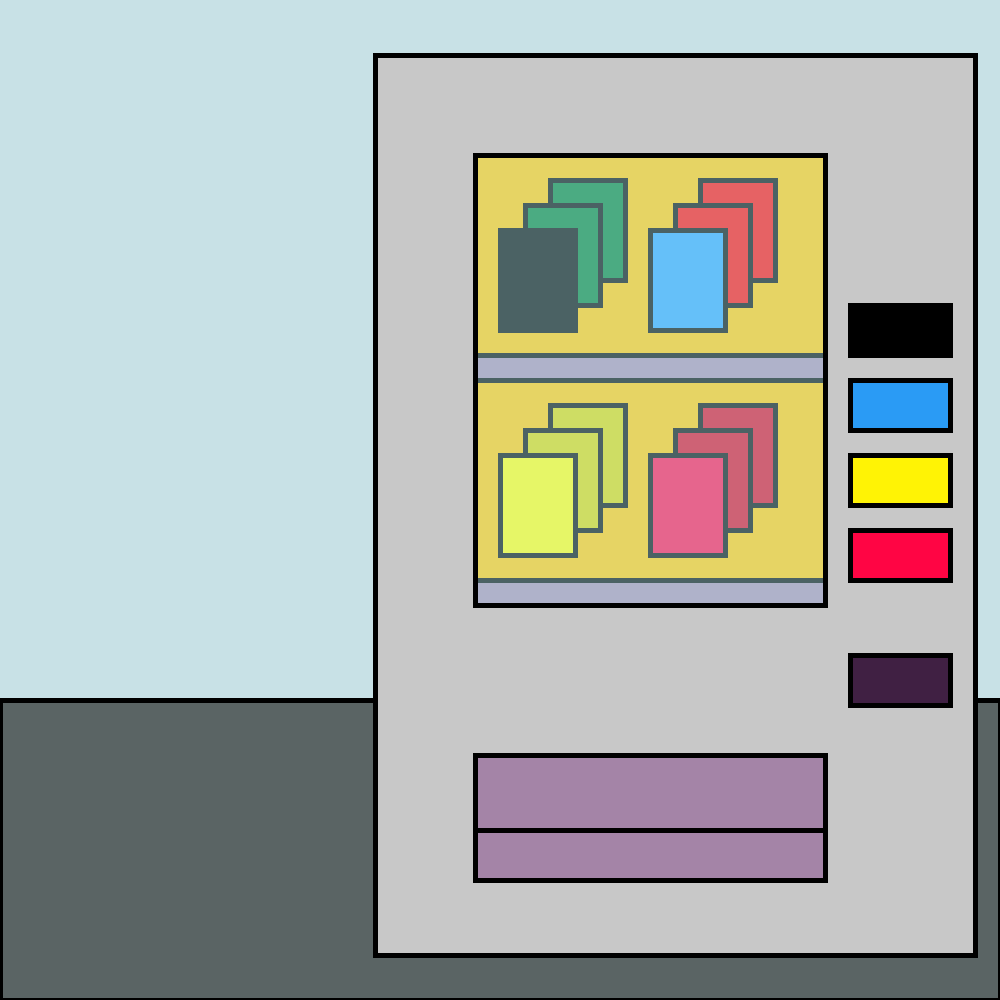
Frame 1 (no input)
Frame 60 (the mouse pressed at the canvas centre just before this capture): identical to frame 1, image omitted
Frame 120 (the mouse held since frame 60 and released just before this capture): identical to frame 1, image omitted

The Processing sketch that drew this single still picture (run headless with seeded random() and noise(); from frame 60 on, the mouse is pressed at the canvas centre):

// Processing sketch: vending_machine_solution
// ── vending_machine_solution.pde
//These are some constants we're using. The convention is to
//name them in capital letters so you know they're constant
//and their values won't change (be assigned new values)
color GREEN = color(0, 0, 0);
color DARK_GREEN = color(0, 120, 50);
color BLUE = color(42, 155, 245);
color DARK_BLUE = color(255, 0, 0);
color YELLOW = color(255, 243, 5);
color DARK_YELLOW = color(215, 203, 0);
color RED = color(255, 5, 68);
color DARK_RED = color(215, 0, 28);
color INSIDE = color(255, 188, 0); //orange
color SHELF = color(164, 132, 167); //purple-grey
color OUTSIDE = color(200); //grey
float CAN_SPAWN_X = 250; //x value of spawn point for cans
float CAN_SPAWN_Y = 750; //and y value

//declare some buttons
Button greenButton;
Button blueButton;
Button yellowButton;
Button redButton;
Button refillButton;

//declare some cans
Can greenCan1 = null;
Can greenCan2 = null;
Can greenCan3 = null;
Can blueCan1 = null;
Can blueCan2 = null;
Can blueCan3 = null;
Can yellowCan1 = null;
Can yellowCan2 = null;
Can yellowCan3 = null;
Can redCan1 = null;
Can redCan2 = null;
Can redCan3 = null;

//declare some timer variables
float timerMinValue = 50; //min and max length timer will run for
float timerMaxValue = 100;
float timerValue = 0; //increments when timer is running
float timerTarget = random(timerMinValue, timerMaxValue); //timer stops when it reaches this value
boolean timeIsUp = false; //timer is finished

//declare a position offset for the entire vending machine for shaking it
float xPosition = 375;
float yPosition = 55;
float xOffset = 0;
float yOffset = 0;

void setup() {
  //set the canvas and stroke weight
  size(1000, 1000);
  strokeWeight(5);

  //instantiate some button objects so we can use them
  greenButton = new Button(xPosition + 475, yPosition + 250, 100, 50, GREEN);
  blueButton = new Button(xPosition + xOffset + 475, yPosition + yOffset + 325, 100, 50, BLUE);
  yellowButton = new Button(xPosition + xOffset + 475, yPosition + yOffset + 400, 100, 50, YELLOW);
  redButton = new Button(xPosition + xOffset + 475, yPosition + yOffset + 475, 100, 50,  RED);
  refillButton = new Button(xPosition + xOffset + 475, yPosition + yOffset + 600, 100, 50, SHELF);

  //we're not going to instantiate the can objects till they're vended
}


void draw() {
  //draw the background
  background(200, 225, 230); //the sky
  fill(90, 100, 100); //grey-green
  rect(0, 700, 1000, 300);
  
  //draw the back of the vending machine
  fill(OUTSIDE); //grey
  rect(xPosition + xOffset + 0, yPosition + yOffset + 0, 600, 900); //the cabinet
  fill(SHELF);
  rect(xPosition + xOffset + 100, yPosition + yOffset + 700, 350, 75); //the can chute
  rect(xPosition + xOffset + 100, yPosition + yOffset + 775, 350, 50);
  fill(INSIDE); //orange
  rect(xPosition + xOffset + 100, yPosition + yOffset + 100, 350, 450); //the back of the cabinet
  fill(SHELF);
  rect(xPosition + xOffset + 100, yPosition + yOffset + 300, 350, 25); //shelves
  rect(xPosition + xOffset + 100, yPosition + yOffset + 525, 350, 25);

  //draw stock in the vending machine
  //we're not using else ifs because we want all true statements
  //to execute, not just the first true statement

  //draw the green cans
  if (greenCan1 == null && greenCan2 == null && greenCan3 == null) {
    //draw the third can on the shelf
    fill(DARK_GREEN); //make this darker
    rect(xPosition + xOffset + 175, yPosition + yOffset + 125, 75, 100);
  }
  if (greenCan2 == null && greenCan3 == null) {
    //draw the second can on the shelf
    fill(DARK_GREEN); //make this darker
    rect(xPosition + xOffset + 150, yPosition + yOffset + 150, 75, 100);
  }
  if (greenCan3 == null) {
    //draw the first can on the shelf
    fill(GREEN);
    rect(xPosition + xOffset + 125, yPosition + yOffset + 175, 75, 100);
  }

  //draw the blue cans
  if (blueCan1 == null && blueCan2 == null && blueCan3 == null) {
    //draw the third can on the shelf
    fill(DARK_BLUE); //make this darker
    rect(xPosition + xOffset + 325, yPosition + yOffset + 125, 75, 100);
  }
  if (blueCan2 == null && blueCan3 == null) {
    //draw the second can on the shelf
    fill(DARK_BLUE); //make this darker
    rect(xPosition + xOffset + 300, yPosition + yOffset + 150, 75, 100);
  }
  if (blueCan3 == null) {
    //draw the first can on the shelf
    fill(BLUE);
    rect(xPosition + xOffset + 275, yPosition + yOffset + 175, 75, 100);
  }

  //draw the yellow cans
  if (yellowCan1 == null && yellowCan2 == null && yellowCan3 == null) {
    //draw the third can on the shelf
    fill(DARK_YELLOW); //make this darker
    rect(xPosition + xOffset + 175, yPosition + yOffset + 350, 75, 100);
  }
  if (yellowCan2 == null && yellowCan3 == null) {
    //draw the second can on the shelf
    fill(DARK_YELLOW); //make this darker
    rect(xPosition + xOffset + 150, yPosition + yOffset + 375, 75, 100);
  }
  if (yellowCan3 == null) {
    //draw the first can on the shelf
    fill(YELLOW);
    rect(xPosition + xOffset + 125, yPosition + yOffset + 400, 75, 100);
  }

  //draw the red cans
  if (redCan1 == null && redCan2 == null && redCan3 == null) {
    //draw the third can on the shelf
    fill(DARK_RED); //make this darker
    rect(xPosition + xOffset + 325, yPosition + yOffset + 350, 75, 100);
  }
  if (redCan2 == null && redCan3 == null) {
    //draw the second can on the shelf
    fill(DARK_RED); //make this darker
    rect(xPosition + xOffset + 300, yPosition + yOffset + 375, 75, 100);
  }
  if (redCan3 == null) {
    //draw the first can on the shelf
    fill(RED);
    rect(xPosition + xOffset + 275, yPosition + yOffset + 400, 75, 100);
  }

  //draw the front of the vending machine
  //a glass reflections effect.
  fill(190, 250, 255, 100); //transparent light blue
  rect(xPosition + xOffset + 100, yPosition + yOffset + 100, 350, 450);

  //draw the buttons, based on whether there is stock left
  //if any can is null (not yet spawned) this will evaluate to true for stock left
  greenButton.show(greenCan1 == null || greenCan2 == null || greenCan3 == null, xOffset, yOffset);
  blueButton.show(blueCan1 == null || blueCan2 == null || blueCan3 == null, xOffset, yOffset);
  yellowButton.show(yellowCan1 == null || yellowCan2 == null || yellowCan3 == null, xOffset, yOffset);
  redButton.show(redCan1 == null || redCan2 == null || redCan3 == null, xOffset, yOffset);
  //if any of the 1st cans are null (not yet spawned) this will evaluate to false
  //because we don't need to allow refilling stock till some has been vended
  refillButton.show(greenCan1 != null || blueCan1 != null || yellowCan1 != null || redCan1 != null, xOffset, yOffset);

  //update and show cans
  if (greenCan1 != null) {
    greenCan1.update();
    greenCan1.show();
  }
  if (greenCan2 != null) {
    greenCan2.update();
    greenCan2.show();
  }
  if (greenCan3 != null) {
    greenCan3.update();
    greenCan3.show();
  }

  if (blueCan1 != null) {
    blueCan1.update();
    blueCan1.show();
  }
  if (blueCan2 != null) {
    blueCan2.update();
    blueCan2.show();
  }
  if (blueCan3 != null) {
    blueCan3.update();
    blueCan3.show();
  }

  if (yellowCan1 != null) {
    yellowCan1.update();
    yellowCan1.show();
  }
  if (yellowCan2 != null) {
    yellowCan2.update();
    yellowCan2.show();
  }
  if (yellowCan3 != null) {
    yellowCan3.update();
    yellowCan3.show();
  }

  if (redCan1 != null) {
    redCan1.update();
    redCan1.show();
  }
  if (redCan2 != null) {
    redCan2.update();
    redCan2.show();
  }
  if (redCan3 != null) {
    redCan3.update();
    redCan3.show();
  }
  
  //if the timer is up, spawn some cans as if the vending machine has been shaken
  if(timeIsUp) {
    if (greenCan1 == null) {
      greenCan1 = new Can(xPosition + xOffset + CAN_SPAWN_X, yPosition + yOffset + CAN_SPAWN_Y, GREEN);
    } else if (greenCan2 == null) {
      greenCan2 = new Can(xPosition + xOffset + CAN_SPAWN_X, yPosition + yOffset + CAN_SPAWN_Y, GREEN);
    } else if (greenCan3 == null) {
      greenCan3 = new Can(xPosition + xOffset + CAN_SPAWN_X, yPosition + yOffset + CAN_SPAWN_Y, GREEN);
    }
    if (blueCan1 == null) {
      blueCan1 = new Can(xPosition + xOffset + CAN_SPAWN_X, yPosition + yOffset + CAN_SPAWN_Y, BLUE);
    } else if (blueCan2 == null) {
      blueCan2 = new Can(xPosition + xOffset + CAN_SPAWN_X, yPosition + yOffset + CAN_SPAWN_Y, BLUE);
    } else if (blueCan3 == null) {
      blueCan3 = new Can(xPosition + xOffset + CAN_SPAWN_X, yPosition + yOffset + CAN_SPAWN_Y, BLUE);
    }
    if (yellowCan1 == null) {
      yellowCan1 = new Can(xPosition + xOffset + CAN_SPAWN_X, yPosition + yOffset + CAN_SPAWN_Y, YELLOW);
    } else if (yellowCan2 == null) {
      yellowCan2 = new Can(xPosition + xOffset + CAN_SPAWN_X, yPosition + yOffset + CAN_SPAWN_Y, YELLOW);
    } else if (yellowCan3 == null) {
      yellowCan3 = new Can(xPosition + xOffset + CAN_SPAWN_X, yPosition + yOffset + CAN_SPAWN_Y, YELLOW);
    }
    if (redCan1 == null) {
      redCan1 = new Can(xPosition + xOffset + CAN_SPAWN_X, yPosition + yOffset + CAN_SPAWN_Y, RED);
    } else if (redCan2 == null) {
      redCan2 = new Can(xPosition + xOffset + CAN_SPAWN_X, yPosition + yOffset + CAN_SPAWN_Y, RED);
    } else if (redCan3 == null) {
      redCan3 = new Can(xPosition + xOffset + CAN_SPAWN_X, yPosition + yOffset + CAN_SPAWN_Y, RED);
    }
  }
  
}


//see if the mouse is over any buttons when pressed. If so, instantiate
//a new can object with the same color as the button's color
void mousePressed() {
  if (greenButton.mouseIsOver()) {
    if (greenCan1 == null) {
      greenCan1 = new Can(xPosition + xOffset + CAN_SPAWN_X, yPosition + yOffset + CAN_SPAWN_Y, GREEN);
    } else if (greenCan2 == null) {
      greenCan2 = new Can(xPosition + xOffset + CAN_SPAWN_X, yPosition + yOffset + CAN_SPAWN_Y, GREEN);
    } else if (greenCan3 == null) {
      greenCan3 = new Can(xPosition + xOffset + CAN_SPAWN_X, yPosition + yOffset + CAN_SPAWN_Y, GREEN);
    }
  }

  if (blueButton.mouseIsOver()) {
    if (blueCan1 == null) {
      blueCan1 = new Can(xPosition + xOffset + CAN_SPAWN_X, yPosition + yOffset + CAN_SPAWN_Y, BLUE);
    } else if (blueCan2 == null) {
      blueCan2 = new Can(xPosition + xOffset + CAN_SPAWN_X, yPosition + yOffset + CAN_SPAWN_Y, BLUE);
    } else if (blueCan3 == null) {
      blueCan3 = new Can(xPosition + xOffset + CAN_SPAWN_X, yPosition + yOffset + CAN_SPAWN_Y, BLUE);
    }
  }

  if (yellowButton.mouseIsOver()) {
    if (yellowCan1 == null) {
      yellowCan1 = new Can(xPosition + xOffset + CAN_SPAWN_X, yPosition + yOffset + CAN_SPAWN_Y, YELLOW);
    } else if (yellowCan2 == null) {
      yellowCan2 = new Can(xPosition + xOffset + CAN_SPAWN_X, yPosition + yOffset + CAN_SPAWN_Y, YELLOW);
    } else if (yellowCan3 == null) {
      yellowCan3 = new Can(xPosition + xOffset + CAN_SPAWN_X, yPosition + yOffset + CAN_SPAWN_Y, YELLOW);
    }
  }

  if (redButton.mouseIsOver()) {
    if (redCan1 == null) {
      redCan1 = new Can(xPosition + xOffset + CAN_SPAWN_X, yPosition + yOffset + CAN_SPAWN_Y, RED);
    } else if (redCan2 == null) {
      redCan2 = new Can(xPosition + xOffset + CAN_SPAWN_X, yPosition + yOffset + CAN_SPAWN_Y, RED);
    } else if (redCan3 == null) {
      redCan3 = new Can(xPosition + xOffset + CAN_SPAWN_X, yPosition + yOffset + CAN_SPAWN_Y, RED);
    }
  }

  //for the refil button, we'll reset the stock levels instead
  if (refillButton.mouseIsOver()) {
    //reset the stock
    greenCan1 = null;
    greenCan2 = null;
    greenCan3 = null;
    blueCan1 = null;
    blueCan2 = null;
    blueCan3 = null;
    yellowCan1 = null;
    yellowCan2 = null;
    yellowCan3 = null;
    redCan1 = null;
    redCan2 = null;
    redCan3 = null;
  }
}

void keyPressed(){
  //shake the vending machine
  xOffset = random(-2, 2);
  yOffset = random(-2, 2);
  timerValue = timerValue +1;
  if(timerValue >= timerTarget) {
    timeIsUp = true;
  }
  //println("Timer value: " + timerValue + " target: " + timerTarget + " " + timeIsUp);
}

void keyReleased(){
  //reset the timer when the key is released
  timeIsUp = false;
  timerValue = 0;
  timerTarget = random(timerMinValue, timerMaxValue);
}

// ── button.pde
//a class for making button objects
class Button {
  float xPosition;
  float yPosition;
  float w;
  float h;
  color normal;
  color mouseOver;
  color mouseDown;
  color disabled;

  //the constructor
  Button(float tempX, float tempY, float tempW, float tempH, color tempColor) {
    xPosition = tempX;
    yPosition = tempY;
    w = tempW;
    h = tempH;
    normal = tempColor;

    //this is some scary-looking code which is just getting hold of the
    //R, G, B, and A channels of our color, because the primitive type
    //color doesn't have r, g, b, a properties you can address directly
    //we're using bitshifting to grab the 4 bytes of the color
    int r = (tempColor >> 16) & 0xFF; //bitshift ">>" to get the red channel
    int g = (tempColor >> 8) & 0xFF;  //bitshift ">>" to get the green channel
    int b = tempColor & 0xFF;         //bitshift ">>" to get the blue channel
    //we're doing this so we can add white/brightness to whatvever
    //color the button has been set, for our mouseOver effect
    mouseOver = color(r + 100, g + 100, b + 100);
    mouseDown = color(r + 150, g + 150, b + 150);
    disabled = color(r - 100, g - 100, b - 100);
  }

  //a function to draw the button
  void show(boolean isEnabled, float xOffset, float yOffset) {
    //choose a color: if there's no stock left, make it dark and ignore mouseOver
    //if there's stock left, set the color based on mouse interaction
    if (!isEnabled) {
      fill(disabled);
    } else {
      //set the color based on mouse position and click
      if (mouseIsOver()) {
        if (mousePressed) {
          fill(mouseDown);
        } else {
          fill(mouseOver);
        }
      } else {
        fill(normal);
      }
    }
    rect(xPosition + xOffset, yPosition + yOffset, w, h);
  }


  //a function the check if the mouse is currently over this button
  //returns true if the mouse is over the button
  //returns false if the mouse is not over the button
  boolean mouseIsOver() {
    return (mouseX > xPosition && mouseX < xPosition + w && mouseY > yPosition && mouseY < yPosition + h);
  }
}

// ── can.pde
//this is a class for making cans of pop objects
class Can {
  float xPosition; //the position of our can in x
  float yPosition; //and y
  float xSpeed; //the speed of our can in x
  float ySpeed; //and y
  color canColor; //the color of our can
  float w = 95; //the width of the can
  float h = 55; //the height of the can

  //the contructor
  Can(float x, float y, color col) {
    xPosition = x;
    yPosition = y;
    //initialise speed to something random but up and to the left of
    //the vending machine, so it makes a nice arc as if flies
    xSpeed = random(-10, -1);
    ySpeed = random(-10, -1);
    canColor = col;
  }

  //move the can, apply gravity
  void update() {
    xPosition = xPosition + xSpeed;
    ySpeed = ySpeed + 0.5; //apply gravity to the y speed
    yPosition = yPosition + ySpeed;
  }

  //draw the can
  void show() {
    fill(canColor); //set the color to our can's color
    rect(xPosition, yPosition, w, h); //draw at the can's position, can's width and height
  }

  //checks if the can position is on the screen.
  //returns true if it is, false if its not.
  //(does not account for the width or height of the can)
  boolean isOnScreen() {
    return (xPosition > 0 && xPosition < width && yPosition > 0 && yPosition < height);
  }
}
